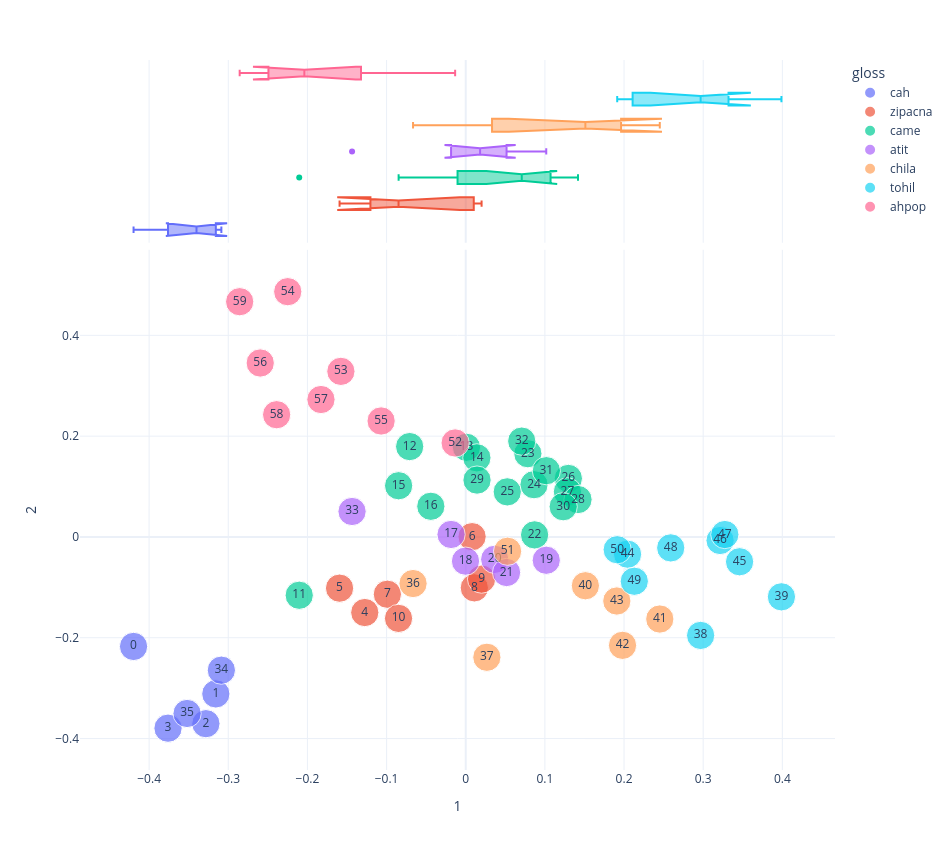

The notebook cell this image was saved under:
### Code cell
plot_pca(1, 2)

### Figure 1 — Plotly figure (JSON) as saved in the notebook; plotly's stock layout.template omitted (floating-point values rounded to 4 significant figures)
{"data": [{"hovertemplate": "gloss=cah<br>1=%{x}<br>2=%{y}<br>size=%{marker.size}<br>chunk_num=%{text}<extra></extra>", "legendgroup": "cah", "marker": {"color": "#636efa", "size": [1, 1, 1, 1, 1, 1], "sizemode": "area", "sizeref": 0.0025, "symbol": "circle"}, "mode": "markers+text", "name": "cah", "orientation": "v", "showlegend": true, "text": [0.0, 1.0, 2.0, 3.0, 34.0, 35.0], "type": "scatter", "x": [-0.4196, -0.3157, -0.3283, -0.3761, -0.3087, -0.352], "xaxis": "x", "y": [-0.2173, -0.3114, -0.3705, -0.3795, -0.2644, -0.3503], "yaxis": "y"}, {"alignmentgroup": "True", "hovertemplate": "gloss=cah<br>1=%{x}<extra></extra>", "legendgroup": "cah", "marker": {"color": "#636efa", "symbol": "circle"}, "name": "cah", "notched": true, "offsetgroup": "cah", "showlegend": false, "type": "box", "x": [-0.4196, -0.3157, -0.3283, -0.3761, -0.3087, -0.352], "xaxis": "x2", "yaxis": "y2"}, {"hovertemplate": "gloss=zipacna<br>1=%{x}<br>2=%{y}<br>size=%{marker.size}<br>chunk_num=%{text}<extra></extra>", "legendgroup": "zipacna", "marker": {"color": "#EF553B", "size": [1, 1, 1, 1, 1, 1, 1], "sizemode": "area", "sizeref": 0.0025, "symbol": "circle"}, "mode": "markers+text", "name": "zipacna", "orientation": "v", "showlegend": true, "text": [4.0, 5.0, 6.0, 7.0, 8.0, 9.0, 10.0], "type": "scatter", "x": [-0.1275, -0.1594, 0.00801, -0.099, 0.01083, 0.02003, -0.0849], "xaxis": "x", "y": [-0.15, -0.1017, 0.0005225, -0.1137, -0.101, -0.0837, -0.1616], "yaxis": "y"}, {"alignmentgroup": "True", "hovertemplate": "gloss=zipacna<br>1=%{x}<extra></extra>", "legendgroup": "zipacna", "marker": {"color": "#EF553B", "symbol": "circle"}, "name": "zipacna", "notched": true, "offsetgroup": "zipacna", "showlegend": false, "type": "box", "x": [-0.1275, -0.1594, 0.00801, -0.099, 0.01083, 0.02003, -0.0849], "xaxis": "x2", "yaxis": "y2"}, {"hovertemplate": "gloss=came<br>1=%{x}<br>2=%{y}<br>size=%{marker.size}<br>chunk_num=%{text}<extra></extra>", "legendgroup": "came", "marker": {"color": "#00cc96", "size": [1, 1, 1, 1, 1, 1, 1, 1, 1, 1, 1, 1, 1, 1, 1, 1, 1], "sizemode": "area", "sizeref": 0.0025, "symbol": "circle"}, "mode": "markers+text", "name": "came", "orientation": "v", "showlegend": true, "text": [11.0, 12.0, 13.0, 14.0, 15.0, 16.0, 22.0, 23.0, 24.0, 25.0, 26.0, 27.0, 28.0, 29.0, 30.0, 31.0, 32.0], "type": "scatter", "x": [-0.2104, -0.07083, 0.0008944, 0.01407, -0.0848, -0.0441, 0.08699, 0.07846, 0.08624, 0.05244, 0.1296, 0.1284, 0.1418, 0.01426, 0.1231, 0.1019, 0.07075], "xaxis": "x", "y": [-0.1157, 0.1793, 0.1779, 0.1569, 0.1016, 0.06082, 0.004055, 0.1651, 0.1037, 0.0894, 0.116, 0.08944, 0.07417, 0.1128, 0.05993, 0.1314, 0.1901], "yaxis": "y"}, {"alignmentgroup": "True", "hovertemplate": "gloss=came<br>1=%{x}<extra></extra>", "legendgroup": "came", "marker": {"color": "#00cc96", "symbol": "circle"}, "name": "came", "notched": true, "offsetgroup": "came", "showlegend": false, "type": "box", "x": [-0.2104, -0.07083, 0.0008944, 0.01407, -0.0848, -0.0441, 0.08699, 0.07846, 0.08624, 0.05244, 0.1296, 0.1284, 0.1418, 0.01426, 0.1231, 0.1019, 0.07075], "xaxis": "x2", "yaxis": "y2"}, {"hovertemplate": "gloss=atit<br>1=%{x}<br>2=%{y}<br>size=%{marker.size}<br>chunk_num=%{text}<extra></extra>", "legendgroup": "atit", "marker": {"color": "#ab63fa", "size": [1, 1, 1, 1, 1, 1], "sizemode": "area", "sizeref": 0.0025, "symbol": "circle"}, "mode": "markers+text", "name": "atit", "orientation": "v", "showlegend": true, "text": [17.0, 18.0, 19.0, 20.0, 21.0, 33.0], "type": "scatter", "x": [-0.01855, -0.0002914, 0.1017, 0.03658, 0.05157, -0.1436], "xaxis": "x", "y": [0.004902, -0.04803, -0.04627, -0.04445, -0.07062, 0.0505], "yaxis": "y"}, {"alignmentgroup": "True", "hovertemplate": "gloss=atit<br>1=%{x}<extra></extra>", "legendgroup": "atit", "marker": {"color": "#ab63fa", "symbol": "circle"}, "name": "atit", "notched": true, "offsetgroup": "atit", "showlegend": false, "type": "box", "x": [-0.01855, -0.0002914, 0.1017, 0.03658, 0.05157, -0.1436], "xaxis": "x2", "yaxis": "y2"}, {"hovertemplate": "gloss=chila<br>1=%{x}<br>2=%{y}<br>size=%{marker.size}<br>chunk_num=%{text}<extra></extra>", "legendgroup": "chila", "marker": {"color": "#FFA15A", "size": [1, 1, 1, 1, 1, 1, 1], "sizemode": "area", "sizeref": 0.0025, "symbol": "circle"}, "mode": "markers+text", "name": "chila", "orientation": "v", "showlegend": true, "text": [36.0, 37.0, 40.0, 41.0, 42.0, 43.0, 51.0], "type": "scatter", "x": [-0.06657, 0.02668, 0.1511, 0.2451, 0.1981, 0.1909, 0.05285], "xaxis": "x", "y": [-0.09249, -0.2388, -0.09685, -0.1629, -0.2151, -0.1271, -0.0284], "yaxis": "y"}, {"alignmentgroup": "True", "hovertemplate": "gloss=chila<br>1=%{x}<extra></extra>", "legendgroup": "chila", "marker": {"color": "#FFA15A", "symbol": "circle"}, "name": "chila", "notched": true, "offsetgroup": "chila", "showlegend": false, "type": "box", "x": [-0.06657, 0.02668, 0.1511, 0.2451, 0.1981, 0.1909, 0.05285], "xaxis": "x2", "yaxis": "y2"}, {"hovertemplate": "gloss=tohil<br>1=%{x}<br>2=%{y}<br>size=%{marker.size}<br>chunk_num=%{text}<extra></extra>", "legendgroup": "tohil", "marker": {"color": "#19d3f3", "size": [1, 1, 1, 1, 1, 1, 1, 1, 1], "sizemode": "area", "sizeref": 0.0025, "symbol": "circle"}, "mode": "markers+text", "name": "tohil", "orientation": "v", "showlegend": true, "text": [38.0, 39.0, 44.0, 45.0, 46.0, 47.0, 48.0, 49.0, 50.0], "type": "scatter", "x": [0.2967, 0.3988, 0.2044, 0.3459, 0.3213, 0.3273, 0.259, 0.2129, 0.1913], "xaxis": "x", "y": [-0.1955, -0.1189, -0.03421, -0.04927, -0.007092, 0.004761, -0.02173, -0.08794, -0.02544], "yaxis": "y"}, {"alignmentgroup": "True", "hovertemplate": "gloss=tohil<br>1=%{x}<extra></extra>", "legendgroup": "tohil", "marker": {"color": "#19d3f3", "symbol": "circle"}, "name": "tohil", "notched": true, "offsetgroup": "tohil", "showlegend": false, "type": "box", "x": [0.2967, 0.3988, 0.2044, 0.3459, 0.3213, 0.3273, 0.259, 0.2129, 0.1913], "xaxis": "x2", "yaxis": "y2"}, {"hovertemplate": "gloss=ahpop<br>1=%{x}<br>2=%{y}<br>size=%{marker.size}<br>chunk_num=%{text}<extra></extra>", "legendgroup": "ahpop", "marker": {"color": "#FF6692", "size": [1, 1, 1, 1, 1, 1, 1, 1], "sizemode": "area", "sizeref": 0.0025, "symbol": "circle"}, "mode": "markers+text", "name": "ahpop", "orientation": "v", "showlegend": true, "text": [52.0, 53.0, 54.0, 55.0, 56.0, 57.0, 58.0, 59.0], "type": "scatter", "x": [-0.01338, -0.1577, -0.2249, -0.1069, -0.2596, -0.1829, -0.2389, -0.2856], "xaxis": "x", "y": [0.1864, 0.3285, 0.4867, 0.2301, 0.3451, 0.2727, 0.2425, 0.4668], "yaxis": "y"}, {"alignmentgroup": "True", "hovertemplate": "gloss=ahpop<br>1=%{x}<extra></extra>", "legendgroup": "ahpop", "marker": {"color": "#FF6692", "symbol": "circle"}, "name": "ahpop", "notched": true, "offsetgroup": "ahpop", "showlegend": false, "type": "box", "x": [-0.01338, -0.1577, -0.2249, -0.1069, -0.2596, -0.1829, -0.2389, -0.2856], "xaxis": "x2", "yaxis": "y2"}], "layout": {"height": 850, "legend": {"itemsizing": "constant", "title": {"text": "gloss"}, "tracegroupgap": 0}, "margin": {"t": 60}, "width": 950, "xaxis": {"anchor": "y", "domain": [0, 1], "title": {"text": "1"}}, "xaxis2": {"anchor": "y2", "domain": [0, 1], "matches": "x", "showgrid": true, "showticklabels": false}, "yaxis": {"anchor": "x", "domain": [0, 0.7326], "title": {"text": "2"}}, "yaxis2": {"anchor": "x2", "domain": [0.7426, 1], "matches": "y2", "showgrid": false, "showline": false, "showticklabels": false, "ticks": ""}}}
